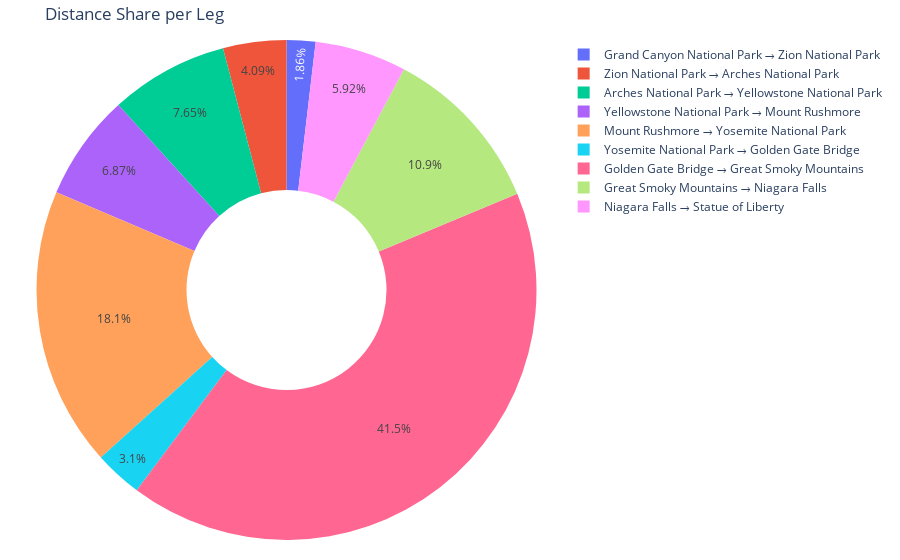

Notebook source saved alongside this figure:
### Markdown cell above
The bar graph above shows the distance between each stop in the optimized travel route. Here the X-axis represents each stop of the trip, while the Y-axis shows the distance in kilometers. The bars are color-coded according to distance, with lighter colors indicating shorter stops and darkers shades indicating longer distances. This makes it easy to visually spot which parts of the journey are the longest. 

Key Observations
- The longest leg in the optimized route is between Golden Gate Bridge → Great Smoky Mountains, covering over 3,000 km. This is also visually confirmed by the darkest color bar.
- The shortest leg is between Grand Canyon National Park → Zion National Park, with a distance under 300 km.
- Most legs fall in the 500–1500 km range, which reflects efficient routing between nearby landmarks.
- Only one leg (Golden Gate to Great Smoky Mountains) stands out as a long-distance jump, which likely couldn’t be avoided given the geographic locations.

Conclusions

The bar chart shows how distance is distributed across each leg of the optimized route. It highlights that while most stops are relatively close to one another, certain legs are significantly longer, possibly due to unavoidable geographic separation.

This kind of analysis is helpful in planning rest stops, fuel usage, and time allocation. It reinforces the importance of optimization in managing long-distance travel effectively — especially when some destinations are far apart.

### Code cell
# Donut Chart (Share per Leg)
fig_donut = go.Figure(go.Pie(
    labels=leg_dists_df['Leg'],
    values=leg_dists_df['Distance_km'],
    hole=0.4,
    sort=False,
))
fig_donut.update_layout(
    title="Distance Share per Leg",
    margin=dict(l=20, r=20, t=40, b=20)
)
fig_donut.show()

### Figure 1 — Plotly figure (JSON) as saved in the notebook; plotly's stock layout.template omitted (floating-point values rounded to 4 significant figures)
{"data": [{"hole": 0.4, "labels": ["Grand Canyon National Park → Zion National Park", "Zion National Park → Arches National Park", "Arches National Park → Yellowstone National Park", "Yellowstone National Park → Mount Rushmore", "Mount Rushmore → Yosemite National Park", "Yosemite National Park → Golden Gate Bridge", "Golden Gate Bridge → Great Smoky Mountains", "Great Smoky Mountains → Niagara Falls", "Niagara Falls → Statue of Liberty"], "sort": false, "type": "pie", "values": [155.6, 341.2, 638.5, 573.5, 1507.0, 258.8, 3464.0, 912.0, 493.6]}], "layout": {"margin": {"b": 20, "l": 20, "r": 20, "t": 40}, "title": {"text": "Distance Share per Leg"}}}
